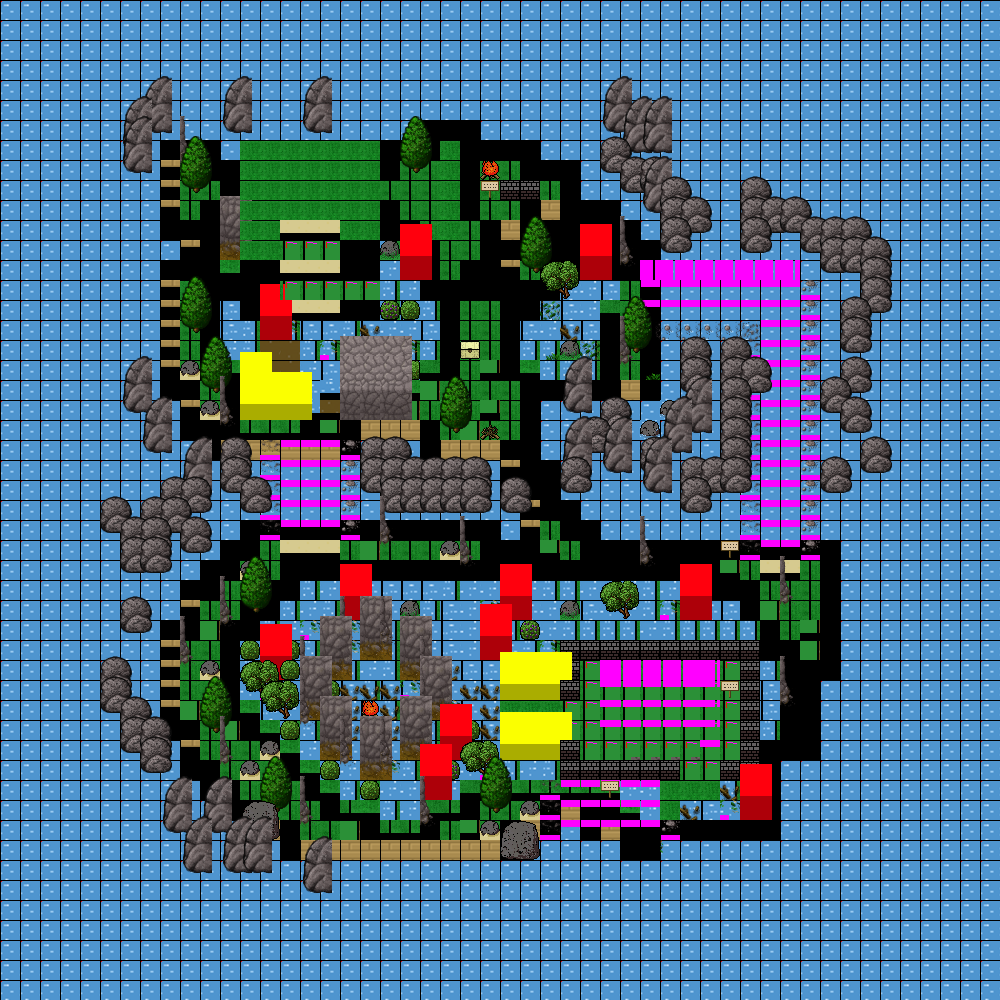

This is a level from a 2D game, rendered from its Tiled map with the project's own tilesets. A one-line summary and the map file follow, with tile-layer data summarised:
An orthogonal 50x50 tile map with 20x20 px tiles, 6 tile layers (0_floor, 1_Details, 2_Objects, 0_floor, ...), 5 tilesets.

<map version="1.10" tiledversion="1.10.0" orientation="orthogonal" renderorder="right-down" width="50" height="50" tilewidth="20" tileheight="20" infinite="0" nextlayerid="11" nextobjectid="1">
 <tileset firstgid="1" source="../tilesets/floor.tsx" />
 <tileset firstgid="451" source="../tilesets/details.tsx" />
 <tileset firstgid="676" source="../tilesets/objects.tsx" />
 <tileset firstgid="901" source="../tilesets/objects_1x2.tsx" />
 <tileset firstgid="1006" source="../tilesets/objects_2x2.tsx" />
 <group id="2" name="0_level">
  <layer id="1" name="0_floor" width="50" height="50">
   <data>[2500 cells, 2500 non-empty, 48 distinct tile ids]</data>
  </layer>
  <layer id="9" name="1_Details" width="50" height="50">
   <data>[2500 cells, 226 non-empty, 26 distinct tile ids]</data>
  </layer>
  <layer id="10" name="2_Objects" width="50" height="50">
   <data>[2500 cells, 243 non-empty, 21 distinct tile ids]</data>
  </layer>
 </group>
 <group id="3" name="1_level">
  <layer id="4" name="0_floor" width="50" height="50">
   <data>[2500 cells, 42 non-empty, 5 distinct tile ids]</data>
  </layer>
 </group>
 <group id="5" name="2_level">
  <layer id="6" name="0_floor" width="50" height="50">
   <data>[2500 cells, 37 non-empty, 4 distinct tile ids]</data>
  </layer>
 </group>
 <group id="7" name="3_level">
  <layer id="8" name="0_floor" width="50" height="50">
   <data>[2500 cells, 34 non-empty, 1 distinct tile ids]</data>
  </layer>
 </group>
</map>